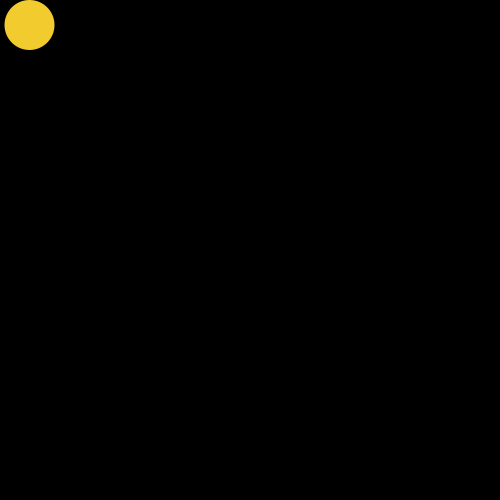
Frame 1 (no input)
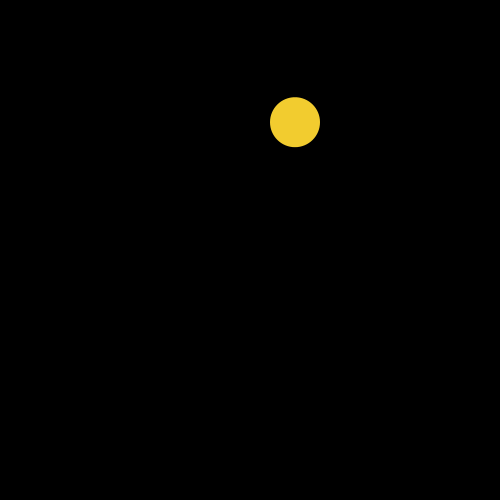
Frame 60 (the mouse pressed at the canvas centre just before this capture)
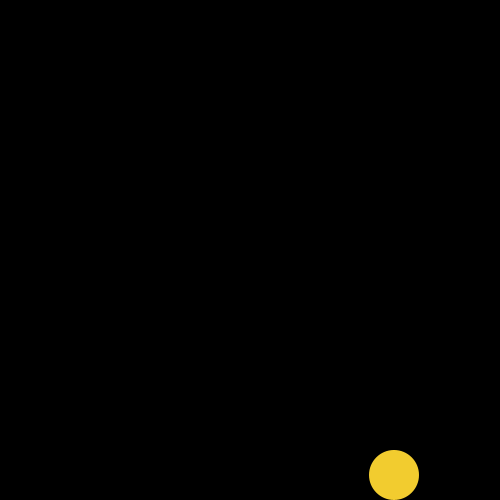
Frame 120 (the mouse held since frame 60 and released just before this capture)

The Processing sketch that drew these frames (run headless with seeded random() and noise(); from frame 60 on, the mouse is pressed at the canvas centre):

// Processing sketch: processing_166116
// ── processing_166116.pde

float beginX=25.0;
float beginY=25.0;
float endX=475.0;
float endY=475.0;
float distX;
float distY;
float exponent=3.0;
float x=0.0;
float y=0.0;
float step=0.01;
float pct=0.0;
int direction=1;

void setup(){
  background(255);
  size(500,500);
  noStroke();
  smooth();
  distX=endX-beginX;
  distY=endY-beginY;
}
void draw(){
  fill(0.2);
  rect(0,0,width,height);
  pct+=step*direction;
  if(pct>1.0||(pct<0.0)){
    direction=-direction;
  }
    if(direction==1){
    x=beginX+(pct*distX);
    float e=pow(pct,exponent);
    y=beginY+(pow(pct,exponent)*distY);
  }else{
       x=beginX+(pct*distX);
      float e=pow(1.0-pct,exponent*2);
    y=beginY+(e*-distY)+distY;
   }
  fill(242,204,47);
  ellipse(x,y,50,50);
}
